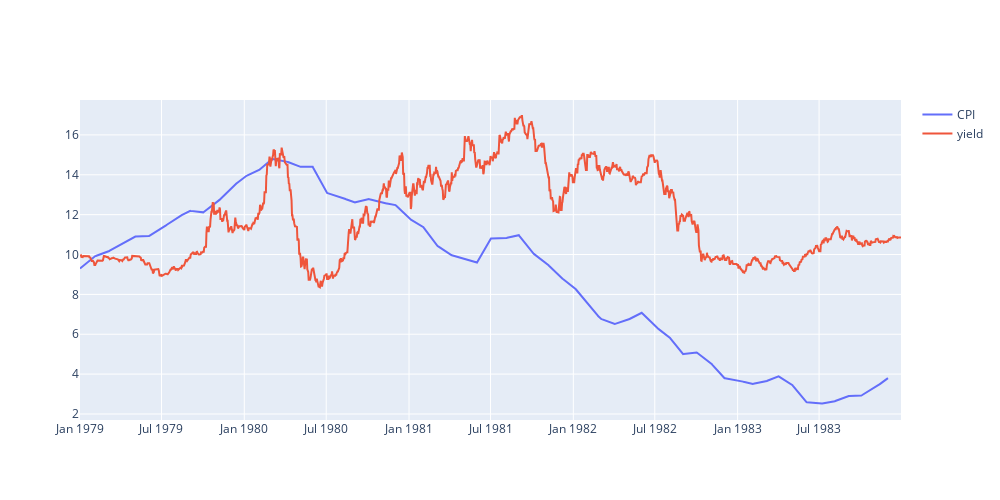

Notebook cell for this chart:
### Code cell
#plot yield and cpi use plotly
fig = go.Figure()
fig.add_trace(go.Scatter(x=df_cpi_daily.index, y=df_cpi_daily['CPI_change'],
                    mode='lines',
                    name='CPI'))
fig.add_trace(go.Scatter(x=df_yield_daily.index, y=df_yield_daily['yield'],
                    mode='lines',
                    name='yield'))

#adjust size
fig.update_layout(
    autosize=False,
    width=1000,
    height=500
)

fig.show()

### Figure 1 — Plotly figure (JSON) as saved in the notebook; plotly's stock layout.template omitted (floating-point values rounded to 4 significant figures; data arrays with more than 128 entries replaced by an {"elided": "..."} marker saying what was removed)
{"data": [{"mode": "lines", "name": "CPI", "type": "scatter", "x": {"elided": "1796 str values"}, "y": {"elided": "1796 float values"}}, {"mode": "lines", "name": "yield", "type": "scatter", "x": {"elided": "1824 str values"}, "y": {"elided": "1824 float values"}}], "layout": {"autosize": false, "height": 500, "width": 1000}}
